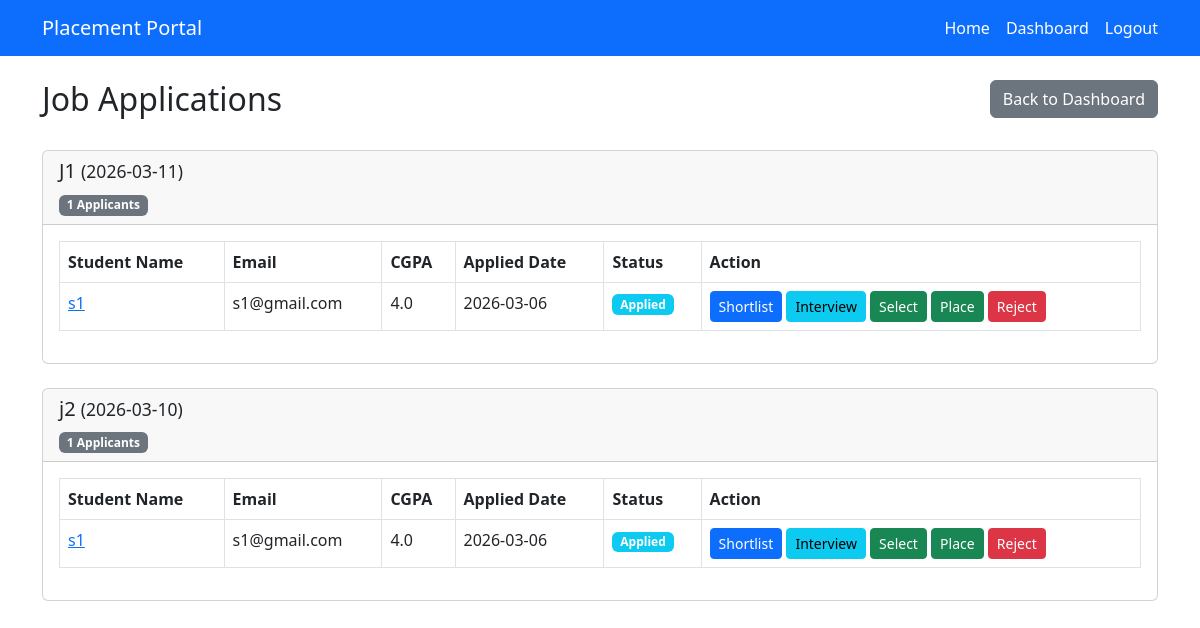
/company/applications (signed in), run on an earlier commit of the app's database.
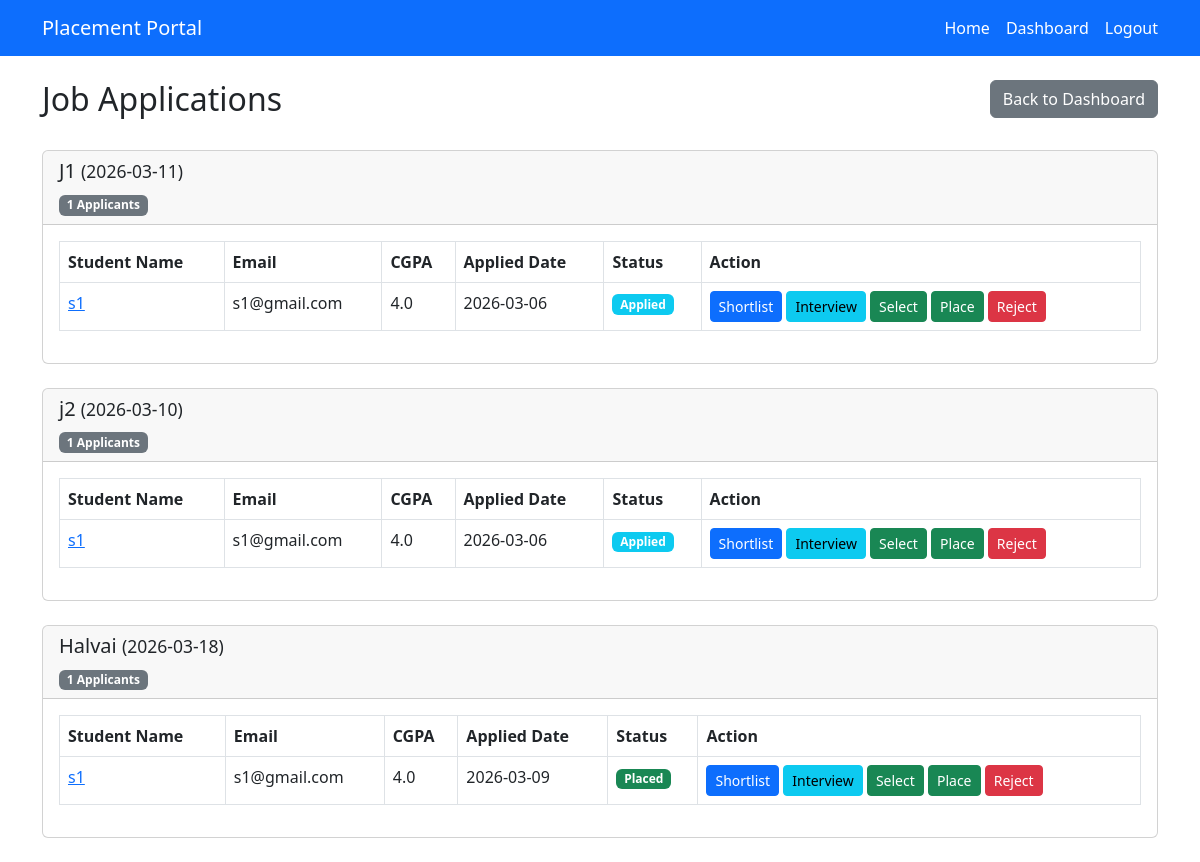
And on a later commit of the database.
### models.py (models this page shows)
class JobPosition(db.Model):
    id = db.Column(db.Integer, primary_key=True)
    company_id = db.Column(db.Integer, db.ForeignKey("company.id"), nullable=False)
    title = db.Column(db.String(100), nullable=False)
    description = db.Column(db.Text)
    eligibility = db.Column(db.String(200))
    deadline = db.Column(db.Date)
    posted_date = db.Column(db.DateTime, default=datetime.utcnow)
    skills = db.Column(db.String(200))
    experience = db.Column(db.String(50))
    salary = db.Column(db.String(50))
    status = db.Column(db.String(20), default="Pending")
    applications = db.relationship("Application", backref="job_position", lazy=True)

class Application(db.Model):
    id = db.Column(db.Integer, primary_key=True)
    student_id = db.Column(db.Integer, db.ForeignKey("student.id"), nullable=False)
    job_position_id = db.Column(db.Integer, db.ForeignKey("job_position.id"), nullable=False)
    status = db.Column(db.String(20), default="Applied")
    applied_on = db.Column(db.DateTime, default=datetime.utcnow)
    __table_args__ = (
        db.UniqueConstraint("student_id", "job_position_id", name="unique_application"),
    )
    placement = db.relationship("Placement", backref="application", uselist=False, lazy=True)

class Student(db.Model):
    id = db.Column(db.Integer, primary_key=True)
    name = db.Column(db.String(100), nullable=False)
    email = db.Column(db.String(100), unique=True, nullable=False)
    password = db.Column(db.String(200), nullable=False)
    department = db.Column(db.String(50))
    cgpa = db.Column(db.Float)
    resume = db.Column(db.String(200))
    is_active = db.Column(db.Boolean, default=True)
    applications = db.relationship("Application", backref="student", lazy=True)

### app.py (the view)
    @app.route("/company/applications")
    @login_required("company")
    def company_applications():
        company_id = session.get("user_id")
        jobs = JobPosition.query.filter_by(
            company_id=company_id
        ).all()
        return render_template(
            "company/view_applications.html",
            jobs=jobs
    )

### templates/company/view_applications.html (shortened to what this page needs)
{% extends "base.html" %}
{% block content %}
<div class="row mb-4">
    <div class="col">
        <h2>Job Applications</h2>
    </div>
    <div class="col text-end">
        <a href="{{ url_for('company_dashboard') }}" class="btn btn-secondary">
            Back to Dashboard
        </a>
    </div>
</div>
{% for job in jobs %}
<div class="card mb-4">
    <div class="card-header">
        <h5>
            {{ job.title }}
            <small>({{ job.deadline }})</small>
        </h5>
        <span class="badge bg-secondary">
            {{ job.applications|length }} Applicants
        </span>
    </div>
    {% if job.applications %}
    <div class="card-body">
        <table class="table table-bordered">
            <thead>
                <tr>
                    <th>Student Name</th>
                    <th>Email</th>
                    <th>CGPA</th>
                    <th>Applied Date</th>
                    <th>Status</th>
                    <th>Action</th>
                </tr>
            </thead>
            <tbody>
                {% for app in job.applications %}
                <tr>
                    <td>
                        <a href="{{ url_for('view_student_profile', student_id=app.student.id) }}">
                            {{ app.student.name }}
                        </a>
                    </td>
                    <td>{{ app.student.email }}</td>
                    <td>{{ app.student.cgpa }}</td>
                    <td>{{ app.applied_on.strftime('%Y-%m-%d') }}</td>
                    <td>
                        <span class="badge
                        {% if app.status=='Rejected' %}bg-danger
                        {% elif app.status=='Placed' %}bg-success
                        {% else %}bg-info
                        {% endif %}">
                        {{ app.status }}
                        </span>
                    </td>
                    <td>
                        <a href="{{ url_for('update_application_status', app_id=app.id, status='Shortlisted') }}"
                           class="btn btn-sm btn-primary">
                           Shortlist
                        </a>
                        <a href="{{ url_for('update_application_status', app_id=app.id, status='Interview') }}"
                           class="btn btn-sm btn-info">
                           Interview
                        </a>
                        <a href="{{ url_for('update_application_status', app_id=app.id, status='Selected') }}"
                           class="btn btn-sm btn-success">
                           Select
                        </a>
                        <a href="{{ url_for('update_application_status', app_id=app.id, status='Placed') }}"
                           class="btn btn-sm btn-success">
                           Place
                        </a>
                        <a href="{{ url_for('update_application_status', app_id=app.id, status='Rejected') }}"
                           class="btn btn-sm btn-danger">
                           Reject
                        </a>
                    </td>
                </tr>
                {% endfor %}
            </tbody>
        </table>
    </div>
    {% else %}
    <div class="card-body text-center">
        No applications yet.
    </div>
    {% endif %}
</div>
{% else %}
<div class="alert alert-info">
    You haven't posted any jobs yet.
</div>
{% endfor %}
{% endblock %}

What changed in the data, as far as the page shows it:
added JobPosition: title "Halvai", deadline "2026-03-18", applications|length "1"
added Application: student.name "s1", student.email "s1@gmail.com", student.cgpa "4.0", applied_on "2026-03-09", status "Placed", shown under "Halvai"
